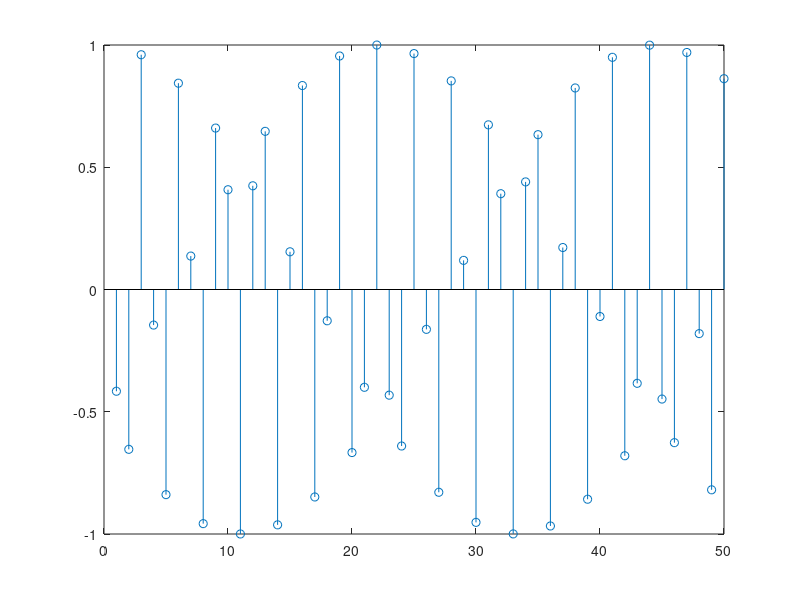

Write MATLAB code to recreate this figure.
%% Taller de Matlab
% punto #1
    %ezplot((t+2)*pulso(t+1.5,1)+pulso(t,2)+(2-t)*pulso(t-1.5,1),-3:3); xlabel('a');
%% Utilizando pulsos para definir funciones
% Definir func a trozos
    %ezplot(cos(2*pi*t)^2)
    n =1:50
    %stem(cos(2*pi*n))
    stem(cos(2*n))